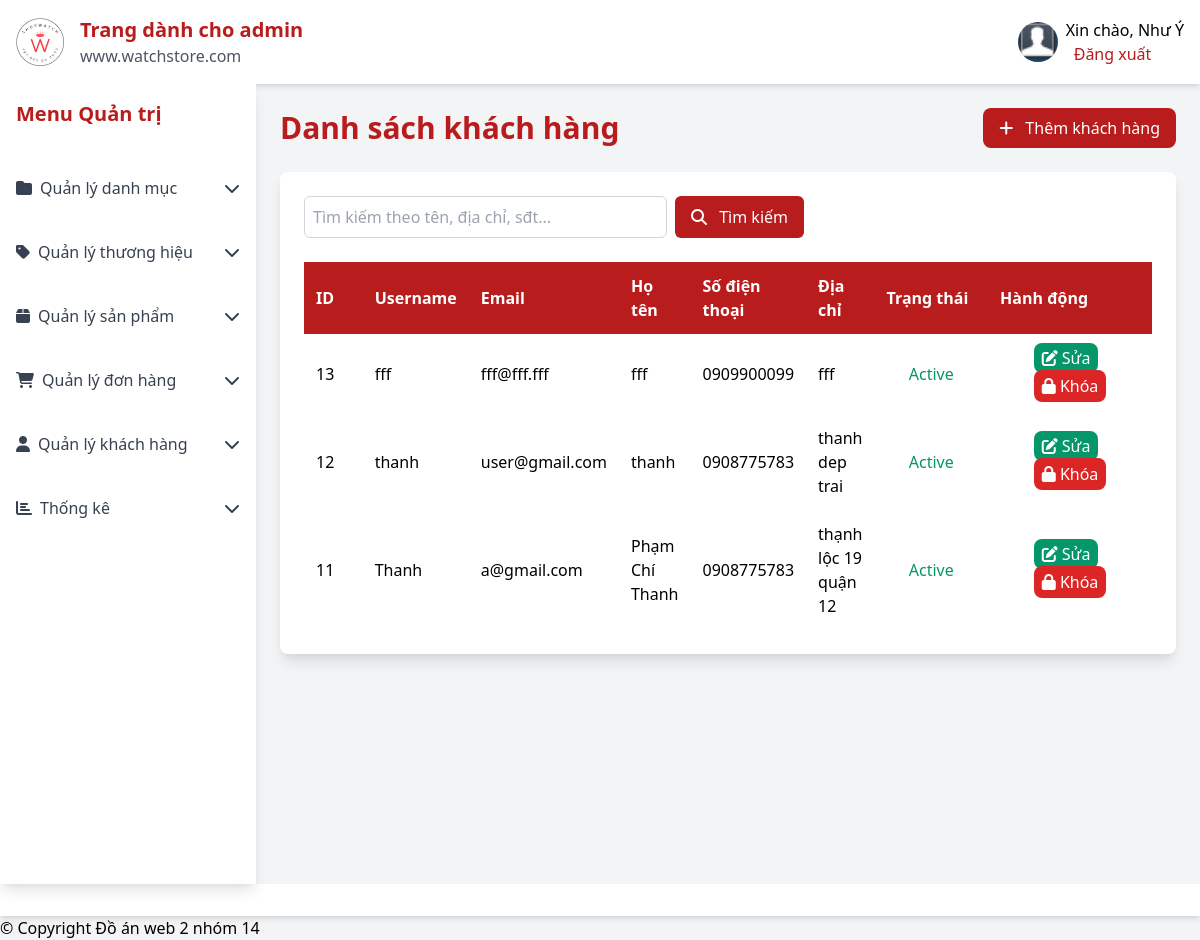
/admin/customerlist.php (signed in), run on an earlier commit of the app's database.
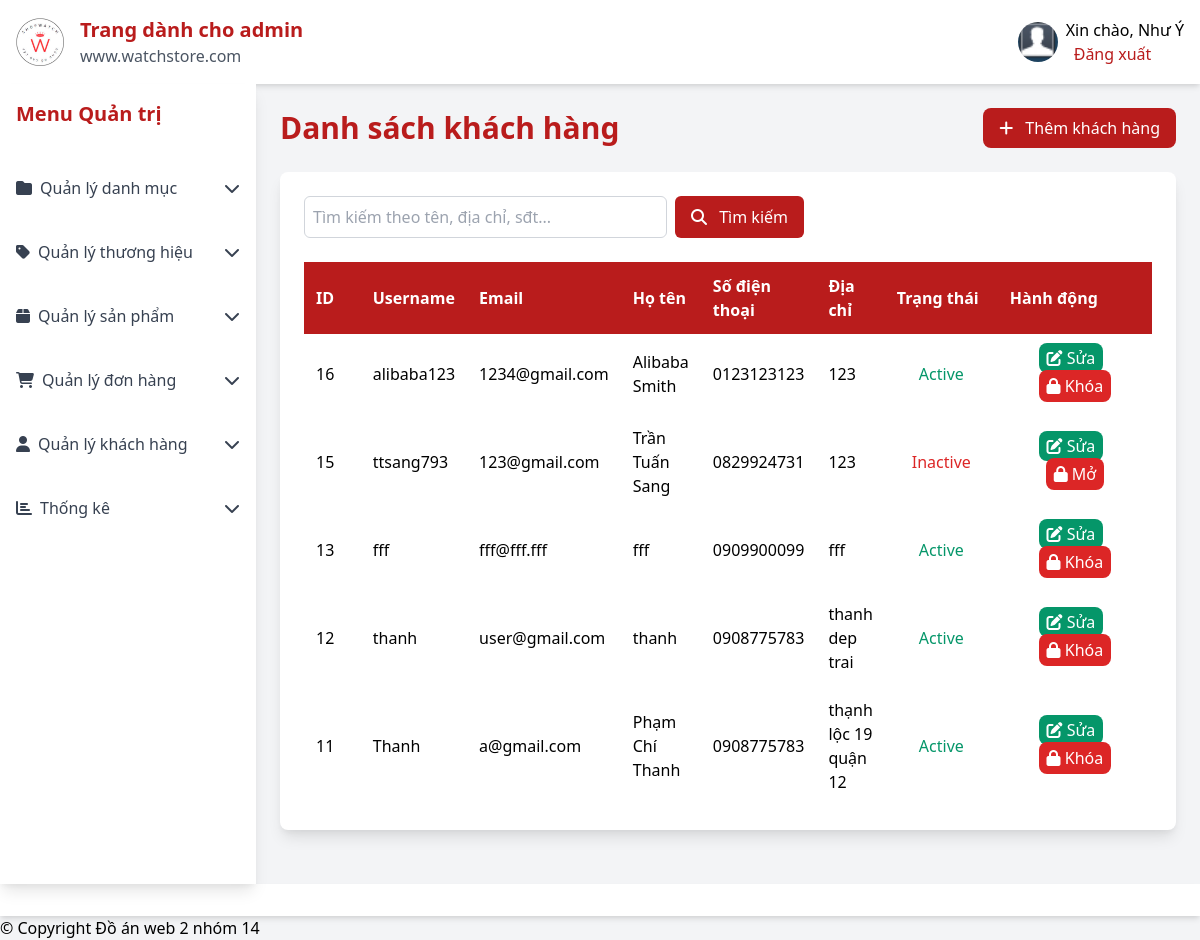
And on a later commit of the database.
### tables this page shows
CREATE TABLE `tbl_customer` (
  `id` int(11) NOT NULL,
  `username` varchar(200) NOT NULL,
  `address` varchar(200) NOT NULL,
  `email` varchar(50) NOT NULL,
  `password` varchar(30) NOT NULL,
  `phone` varchar(11) NOT NULL,
  `fullname` varchar(30) NOT NULL,
  `status` enum('active','locked') NOT NULL DEFAULT 'active'
);

### lib/database.php (called while the page is built, shortened)
<?php
Class Database{
    public $host = DB_HOST;
    public $user = DB_USER;
    public $pass = DB_PASS;
    public $dbname = DB_NAME;
    public $link;
private function connectDB(){
    $this->link = new mysqli($this->host, $this->user,$this->pass, $this->dbname);
}
public function select($query, $params = []) {
    try {
        if (empty($params)) {
            $result = $this->link->query($query);
            if ($result->num_rows > 0) {
                return $result;
            } else {
                return false;
            }
        } else {
            $stmt = $this->link->prepare($query);
            $types = str_repeat('s', count($params));
            $stmt->bind_param($types, ...$params);
            if (!$stmt->execute()) {
                $this->error = "Thực thi truy vấn thất bại: " . $stmt->error;
                error_log($this->error);
                $stmt->close();
                return false;
            }
            $result = $stmt->get_result();
            if ($result->num_rows > 0) {
                return $result;
            } else {
                return false;
            }
        }
    } catch (Exception $e) {
        $this->error = "Lỗi select: " . $e->getMessage();
        error_log($this->error);
        return false;
    }
}
}
?>

### classes/customer.php (called while the page is built, shortened)
<?php
$filepath = realpath(dirname(__FILE__));
include_once($filepath . '/../lib/database.php');
?>
<?php
class customer
{
    private $db;
    public function __construct()
    {
        $this->db = new Database();
    }
    public function show_customers($search = '', $page = 1, $limit = 10) {
        $offset = ($page - 1) * $limit;
        $query = "SELECT id, username, email, fullname, phone, address, status
                  FROM tbl_customer";
        $params = [];
        $query .= " ORDER BY id DESC LIMIT ? OFFSET ?";
        $params[] = (int)$limit;
        $params[] = (int)$offset;
        $result = $this->db->select($query, $params);
        $count_query = "SELECT COUNT(*) as total FROM tbl_customer";
        $count_params = [];
        $count_result = $this->db->select($count_query, $count_params);
        $total_customers = $count_result ? $count_result->fetch_assoc()['total'] : 0;
        return [
            'customers' => $result,
            'total_customers' => $total_customers
        ];
    }
}
?>

### admin/customerlist.php (the view, shortened to what the changed rows need)
<?php
include_once '../classes/customer.php';
$customer = new customer();
$search = isset($_GET['search']) ? trim($_GET['search']) : '';
$limit = 10;
$page = isset($_GET['page']) && is_numeric($_GET['page']) ? (int) $_GET['page'] : 1;
$customer_data = $customer->show_customers($search, $page, $limit);
$customers = $customer_data['customers'];
?>
<!DOCTYPE html>
<html lang="vi">
<head>
    <link href="https://cdn.jsdelivr.net/npm/tailwindcss@2.2.19/dist/tailwind.min.css" rel="stylesheet">
    <link rel="stylesheet" href="https://cdnjs.cloudflare.com/ajax/libs/font-awesome/6.4.0/css/all.min.css">
    <link rel="stylesheet" href="css/customer.css">
</head>
<body class="bg-gray-100 font-sans">
    <div class="flex flex-col min-h-screen">
        <?php include_once 'inc/header.php'; ?>
        <div class="flex flex-1">
            <div class="sidebar fixed inset-y-0 left-0 w-64 md:static md:translate-x-0">
                <?php include_once 'inc/sidebar.php'; ?>
            </div>
            <main class="content flex-1 p-6">
                <div class="flex justify-between items-center mb-6">
                    <h2 class="text-3xl font-bold text-red-700">Danh sách khách hàng</h2>
                </div>
                <div class="bg-white shadow-lg rounded-lg p-6">
                    <div class="table-container">
                        <table>
                            <thead>
                                <tr>
                                    <th class="w-16">ID</th>
                                    <th>Username</th>
                                    <th>Email</th>
                                    <th>Họ tên</th>
                                    <th>Số điện thoại</th>
                                    <th>Địa chỉ</th>
                                    <th class="w-24">Trạng thái</th>
                                    <th class="w-48">Hành động</th>
                                </tr>
                            </thead>
                            <tbody>
                                <?php
                                if ($customers && $customers->num_rows > 0) {
                                    while ($result = $customers->fetch_assoc()) {
                                        ?>
                                        <tr>
                                            <td><?php echo $result['id']; ?></td>
                                            <td><?php echo htmlspecialchars($result['username']); ?></td>
                                            <td><?php echo htmlspecialchars($result['email']); ?></td>
                                            <td><?php echo htmlspecialchars($result['fullname']); ?></td>
                                            <td><?php echo htmlspecialchars($result['phone']); ?></td>
                                            <td><?php echo htmlspecialchars($result['address']); ?></td>
                                            <td class="text-center">
                                                <?php echo $result['status'] ? '<span class="text-green-600">Active</span>' : '<span class="text-red-600">Inactive</span>'; ?>
                                            </td>
                                            <td class="text-center">
                                                <a href="customeredit.php?customerid=<?php echo $result['id']; ?>"
                                                    class="btn btn-edit bg-green-600 text-white px-2 py-1 rounded-lg mr-2">
                                                    <i class="fas fa-edit"></i> Sửa
                                                </a>
                                                <button
                                                    onclick="confirmToggle(<?php echo $result['id']; ?>, <?php echo $result['status'] ? 0 : 1; ?>)"
                                                    class="btn btn-toggle bg-red-600 text-white px-2 py-1 rounded-lg">
                                                    <i class="fas fa-lock"></i> <?php echo $result['status'] ? 'Khóa' : 'Mở'; ?>
                                                </button>
                                            </td>
                                        </tr>
                                        <?php
                                    }
                                }
                                ?>
                            </tbody>
                        </table>
                    </div>
                </div>
            </main>
        </div>
            <?php include_once 'inc/footer.php'; ?>
</body>
</html>

What changed in the data, as far as the page shows it:
added tbl_customer: id "16", username "alibaba123", email "1234@gmail.com", fullname "Alibaba Smith", phone "0123123123", address "123", status "Active"
added tbl_customer: id "15", username "ttsang793", email "123@gmail.com", fullname "Trần Tuấn Sang", phone "0829924731", address "123", status "Inactive"
